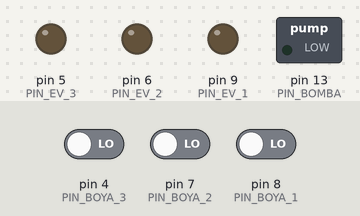
The sketch below on a simulated Arduino Uno, built with avr-gcc and run on an emulated ATmega328P. Shown: switched loads named in the sketch (green lamp = pin HIGH), output pins drawn as LEDs (lit = HIGH). The inputs (shaded band) are chosen by the test bench; at power-on: pin 4 (PIN_BOYA_3) LOW, pin 7 (PIN_BOYA_2) LOW, pin 8 (PIN_BOYA_1) LOW. What the sketch prints to the serial monitor is not drawn.

Above: at 1.3 s.
1.4 s: pin 4 (PIN_BOYA_3) driven HIGH
At 2.6 s:
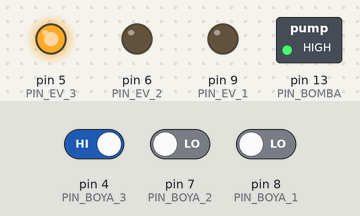
2.9 s: pin 7 (PIN_BOYA_2) driven HIGH
At 4.1 s:
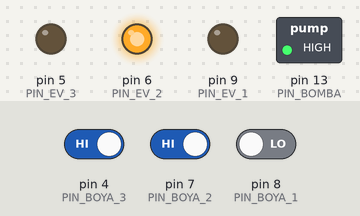
4.4 s: pin 7 (PIN_BOYA_2) driven LOW
At 5.1 s:
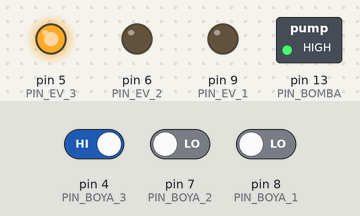
5.9 s: pin 4 (PIN_BOYA_3) driven LOW
At 6.5 s:
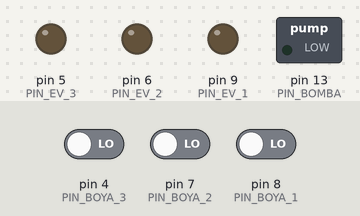
7.4 s: pin 8 (PIN_BOYA_1) driven HIGH
At 8.3 s:
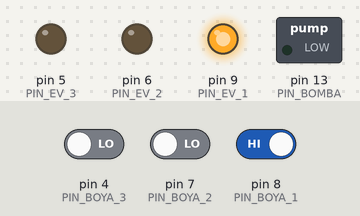
8.9 s: pin 4 (PIN_BOYA_3) driven HIGH
At 10.1 s:
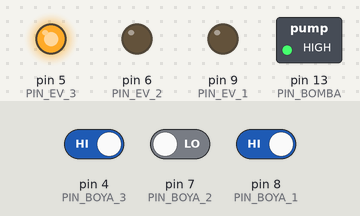
Timing chart, 0 to 11.4 s (numbered marks = the images above; inputs shaded):
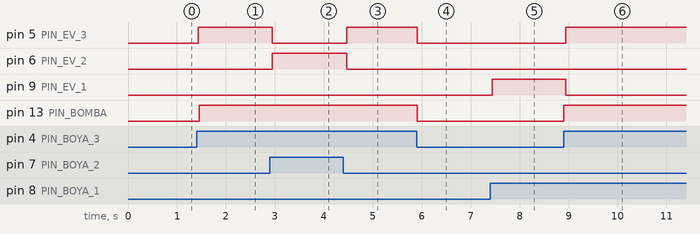

The sketch:

Tanques.ino
```cpp
#include "pines.h"
#include "utils.h"
#include "Tanque.h"
#include "Bomba.h"

Tanque tanques[3] = {
    Tanque(PIN_BOYA_1,PIN_EV_1),
    Tanque(PIN_BOYA_2,PIN_EV_2),
    Tanque(PIN_BOYA_3,PIN_EV_3),
  };

Bomba bomba(PIN_BOMBA);

void setup() {
  bomba.setUp();
  for (int i = 0; i < 3; i++)
       tanques[i].setUp();

  Serial.begin(9600);
  delay(100);
  Serial.println("starting");
}

void loop() {
  for (int i = 0; i < 3; i++)
    if (tanques[i].getPrint())
      Serial.println(tanques[i].getCuenta());

  int priority = 0;

  if((tanques[0].isEmpty() || tanques[1].isEmpty() || tanques[2].isEmpty()))
    bomba.start();
  if(!(tanques[0].isEmpty() || tanques[1].isEmpty() || tanques[2].isEmpty()))
    bomba.stop();

  for (int i = 0; i < 3; i++)
    priority += tanques[i].isEmpty()*pot(2,(3-i));

  for (int i = 0; i < 3; i++)
    if(priority >= pot(2,3-i) && priority < pot(2,4-i)-1)
      tanques[i].EVOpen();
    else
      tanques[i].EVClose();
}
```

Bomba.cpp
```cpp
#include "Bomba.h"

Bomba::Bomba(int _pin){
  pin = _pin;
}

void Bomba::setUp(){
  pinMode(pin,OUTPUT);
}

int Bomba::readStatus(){
  return status;
}

int Bomba::start(){
  status = 1;
  digitalWrite(pin,status);
  return status;
}

int Bomba::stop(){
  status = 0;
  digitalWrite(pin,status);
  return status;
}
```

Bomba.h
```cpp
#include <Arduino.h>

class Bomba{
  public:
    Bomba(int _pin);
    void setUp();
    int readStatus();
    int start();
    int stop();
  private:
    int pin=0;
    int status;
};
```

Tanque.cpp
```cpp
#include "Tanque.h"

Tanque::Tanque(int _pinBoya,int _pinEV){
  pinBoya = _pinBoya;
  pinEV = _pinEV;
}

void Tanque::setUp(){
  pinMode(pinBoya,INPUT);
  pinMode(pinEV,OUTPUT);
}

int Tanque::getCuenta(){
  print = 0;
  return cuenta;
}

int Tanque::getPrint(){
  return print;
}

int Tanque::isEmpty() {
    static int readed = 0;  // Variable estática para evitar múltiples lecturas consecutivas
    if (digitalRead(pinBoya)) {  // Verifica si el sensor detecta que el tanque está vacío
        if (!readed) {  // Solo realiza la lectura si no ha sido registrada antes
            delay(20);  // Espera para evitar rebotes en la señal del sensor
            if (digitalRead(pinBoya)) {  // Vuelve a verificar después del delay
                cuenta++;  // Incrementa la cuenta solo una vez
                readed = 1;  // Marca que ya se ha leído el estado vacío para evitar múltiples incrementos
                return 1;  // Retorna 1 indicando que el tanque está vacío
            }
        }
    } else {
        readed = 0;  // Reinicia la lectura si el tanque ya no está vacío
    }
    return 0;  // Retorna 0 si el tanque no está vacío
}

void Tanque::EVOpen(){
  digitalWrite(pinEV,1);
}
void Tanque::EVClose(){
  digitalWrite(pinEV,0);
}
```

Tanque.h
```cpp
#include <Arduino.h>

class Tanque{
  public:
    Tanque(int _pinBoya,int _pinEV);
    void setUp();
    int isEmpty();
    void EVOpen();
    void EVClose();
    int getCuenta();
    int getPrint();
  private:
    int cuenta;
    int pinBoya;
    int pinEV;
    int print;
};
```

pines.h
```cpp
#define PIN_BOYA_1 8
#define PIN_BOYA_2 7
#define PIN_BOYA_3 4

#define PIN_EV_1 9
#define PIN_EV_2 6
#define PIN_EV_3 5

#define PIN_BOMBA 13
```

utils.cpp
```cpp
#include "utils.h"

unsigned int pot(unsigned int base, int exponente){
  if(exponente == 0)
    return 1;
  return base * pot(base, exponente-1);
}
```

utils.h
```cpp
unsigned int pot(unsigned int base, int exponente);
```

Measured:
- after the input at 1.4 s, pin 5 (PIN_EV_3): LOW → HIGH at once; pin 13 (PIN_BOMBA): LOW → HIGH after 0.06 s
- after the input at 2.9 s, pin 5 (PIN_EV_3): HIGH → LOW at once; pin 6 (PIN_EV_2): LOW → HIGH at once
- after the input at 4.4 s, pin 5 (PIN_EV_3): LOW → HIGH after 0.07 s; pin 6 (PIN_EV_2): HIGH → LOW after 0.07 s
- after the input at 5.9 s, pin 5 (PIN_EV_3), pin 13 (PIN_BOMBA): HIGH → LOW at once
- after the input at 7.4 s, pin 9 (PIN_EV_1): LOW → HIGH at once
- after the input at 8.9 s, pin 5 (PIN_EV_3), pin 13 (PIN_BOMBA): LOW → HIGH at once; pin 9 (PIN_EV_1): HIGH → LOW at once
